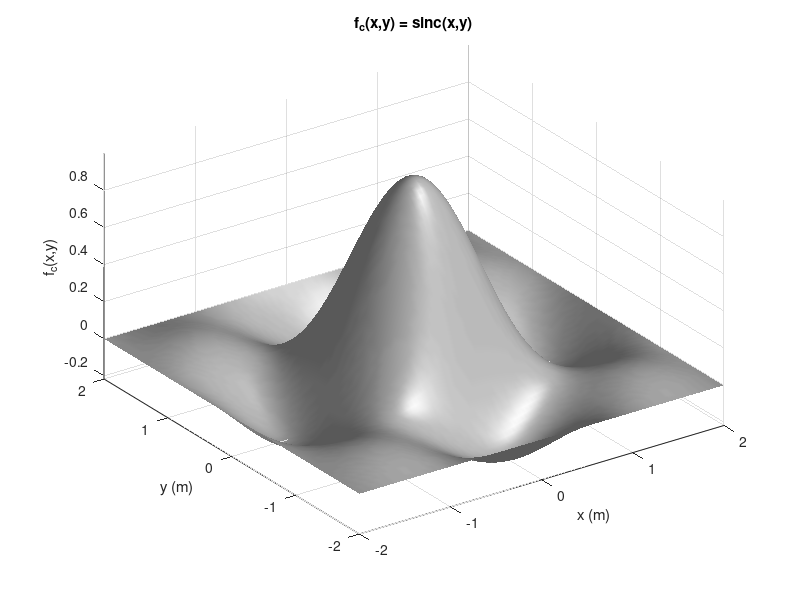

Write MATLAB code to recreate this figure. (Note: this script raises an error after producing the figure.)
addpath(genpath('../../MATLAB'));


%% Continuous image f_c(x,y)=sinc(x,y)

% X,Y grid
x = linspace(-2,2,100);
[xx,yy]=meshgrid( x );

% 2D sinc
 zz = sinc(xx) .* sinc(yy);
 
% Shaded surface plot
figure
surfl(xx,yy,zz);
colormap(gray)
shading interp
xlabel('x (m)')
ylabel('y (m)');
zlabel('f_c(x,y)')
title('f_c(x,y) = sinc(x,y)')
axis tight
view(-35,40)

im(zz,1,0,2,x,x); axis xy
xlabel('x (m)')
ylabel('y (m)');
title('f_c(x,y) = sinc(x,y)')


%% 2D comb function

% Delta X,Y coordinates 
deltax = .25;
xs = [ -2:deltax:2 ];
[ xxs, yys ] = meshgrid( xs );

% Areas
delta = ones(size(xxs));
zer = zeros(size(xxs));

% 3D Quiver plot
figure
quiver3( xxs, yys, zer, zer, zer, delta,  0 , 'g'  )
axis tight
view(-35,40)
xlabel(' x (m) ' )
xlabel(' y (m) ' )
title('Comb Function' )


%% Superimpose the surface and comb

% Shaded surface plot
figure
surfl(xx,yy,zz);
colormap(gray)
shading interp
xlabel('x (m)')
ylabel('y (m)');
zlabel('f_c(x,y)')
title('f_c(x,y) = sinc(x,y)')
axis tight
view(-35,40)

% 3D Quiver plot
hold on
quiver3( xxs, yys, zer, zer, zer, delta,  0 , 'g'  )
axis tight
view(-35,40)


%% Show the comb times the surface


% Shaded surface plot
figure
surfl(xx,yy,zz);
colormap(gray)
shading interp
xlabel('x (m)')
ylabel('y (m)');
alpha(.5)

hold on

zzs = sinc(xxs) .* sinc(yys);
zer = zeros(size(xxs));
quiver3( xxs,yys,zer, zer, zer, zzs,  0 , 'g'  )
view(-35,40)
xlabel(' x (m) ' )
ylabel(' y (m) ' )
zlabel('f_s(x,y)')
title( 'Dirac Sampled' )
axis tight


figure
quiver3( xxs, yys, zer, zer, zer, zzs,  0 , 'g'  )
axis tight
view(-35,40)
xlabel(' x (m) ' )
ylabel(' y (m) ' )
zlabel('f_s(x,y)')
title( 'Dirac Sampled' )


%% Show final discrete-space sequence as stem

figure
stem3( [-8:8], [-8:8], zzs,  'g'  )

view(-35,40)
xlabel(' n_1 (sample)' )
ylabel(' n_2 (sample)' )
zlabel(' f_d(n_1,n_2) ')
title('Discrete Space Sequence' )
axis tight


%% Display samples as an image

im(zzs,1,0,2,[-8:8],[-8:8]); axis xy
xlabel('n_1 (sample)')
ylabel('n_2 (sample)');
title('Discrete Space Sequence' )

